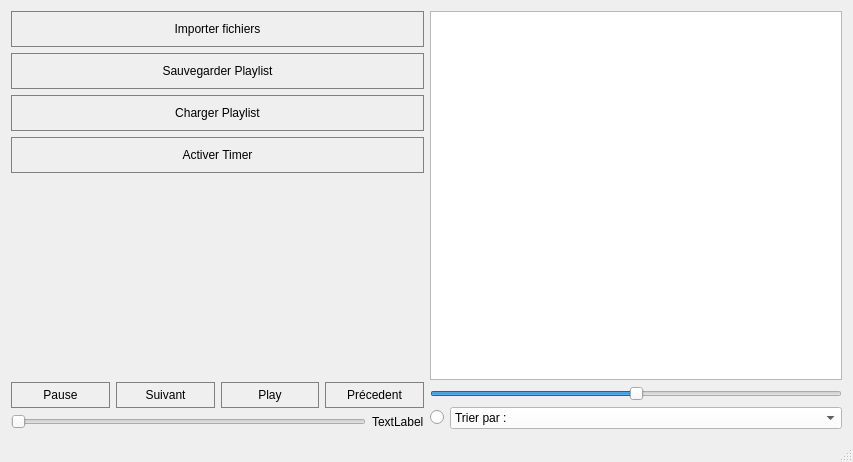
<?xml version="1.0" encoding="UTF-8"?>
<ui version="4.0">
 <class>MainWindow</class>
 <widget class="QMainWindow" name="MainWindow">
  <property name="geometry">
   <rect>
    <x>0</x>
    <y>0</y>
    <width>853</width>
    <height>462</height>
   </rect>
  </property>
  <property name="sizePolicy">
   <sizepolicy hsizetype="Expanding" vsizetype="Expanding">
    <horstretch>0</horstretch>
    <verstretch>0</verstretch>
   </sizepolicy>
  </property>
  <property name="minimumSize">
   <size>
    <width>200</width>
    <height>200</height>
   </size>
  </property>
  <property name="windowTitle">
   <string>MainWindow</string>
  </property>
  <property name="styleSheet">
   <string notr="true">background-color: white;
QPushButton {
	padding: 10px;
	border-style: solid;
	border-width: 1px;
	border-color: grey;
}</string>
  </property>
  <widget class="QWidget" name="centralWidget">
   <property name="sizePolicy">
    <sizepolicy hsizetype="Expanding" vsizetype="Expanding">
     <horstretch>0</horstretch>
     <verstretch>0</verstretch>
    </sizepolicy>
   </property>
   <layout class="QHBoxLayout" name="horizontalLayout_4">
    <item>
     <layout class="QHBoxLayout" name="horizontalLayout">
      <property name="sizeConstraint">
       <enum>QLayout::SetNoConstraint</enum>
      </property>
      <item>
       <layout class="QVBoxLayout" name="verticalLayout">
        <item>
         <widget class="QPushButton" name="button_import">
          <property name="enabled">
           <bool>true</bool>
          </property>
          <property name="styleSheet">
           <string notr="true">padding: 10px;
border-style: solid;
border-width: 1px;
border-color: grey;</string>
          </property>
          <property name="text">
           <string>Importer fichiers</string>
          </property>
         </widget>
        </item>
        <item>
         <widget class="QPushButton" name="button_save">
          <property name="styleSheet">
           <string notr="true">padding: 10px;
border-style: solid;
border-width: 1px;
border-color: grey;</string>
          </property>
          <property name="text">
           <string>Sauvegarder Playlist</string>
          </property>
         </widget>
        </item>
        <item>
         <widget class="QPushButton" name="button_load">
          <property name="styleSheet">
           <string notr="true">padding: 10px;
border-style: solid;
border-width: 1px;
border-color: grey;</string>
          </property>
          <property name="text">
           <string>Charger Playlist</string>
          </property>
         </widget>
        </item>
        <item>
         <widget class="QPushButton" name="button_timer">
          <property name="styleSheet">
           <string notr="true">padding: 10px;
border-style: solid;
border-width: 1px;
border-color: grey;</string>
          </property>
          <property name="text">
           <string>Activer Timer</string>
          </property>
         </widget>
        </item>
        <item>
         <spacer name="verticalSpacer">
          <property name="orientation">
           <enum>Qt::Vertical</enum>
          </property>
          <property name="sizeHint" stdset="0">
           <size>
            <width>20</width>
            <height>40</height>
           </size>
          </property>
         </spacer>
        </item>
        <item>
         <layout class="QHBoxLayout" name="horizontalLayout_2">
          <item>
           <widget class="QPushButton" name="button_pause">
            <property name="styleSheet">
             <string notr="true">border-style: solid;
border-width: 1px;
border-color: grey;
padding: 5px;</string>
            </property>
            <property name="text">
             <string>Pause</string>
            </property>
            <property name="icon">
             <iconset>
              <normaloff>pause.png</normaloff>pause.png</iconset>
            </property>
           </widget>
          </item>
          <item>
           <widget class="QPushButton" name="button_next">
            <property name="styleSheet">
             <string notr="true">border-style: solid;
border-width: 1px;
border-color: grey;
padding: 5px;</string>
            </property>
            <property name="text">
             <string>Suivant</string>
            </property>
            <property name="icon">
             <iconset>
              <normaloff>next.png</normaloff>next.png</iconset>
            </property>
           </widget>
          </item>
          <item>
           <widget class="QPushButton" name="button_play">
            <property name="styleSheet">
             <string notr="true">border-style: solid;
border-width: 1px;
border-color: grey;
padding: 5px;</string>
            </property>
            <property name="text">
             <string>Play</string>
            </property>
            <property name="icon">
             <iconset>
              <normaloff>play.png</normaloff>play.png</iconset>
            </property>
           </widget>
          </item>
          <item>
           <widget class="QPushButton" name="button_previous">
            <property name="styleSheet">
             <string notr="true">border-style: solid;
border-width: 1px;
border-color: grey;
padding: 5px;</string>
            </property>
            <property name="text">
             <string>Précedent</string>
            </property>
            <property name="icon">
             <iconset>
              <normaloff>previous.png</normaloff>previous.png</iconset>
            </property>
           </widget>
          </item>
         </layout>
        </item>
        <item>
         <layout class="QHBoxLayout" name="horizontalLayout_3">
          <item>
           <widget class="QSlider" name="slider_position">
            <property name="styleSheet">
             <string notr="true">::handle {
	padding: 30px;
}</string>
            </property>
            <property name="orientation">
             <enum>Qt::Horizontal</enum>
            </property>
           </widget>
          </item>
          <item>
           <widget class="QLabel" name="label_duration">
            <property name="text">
             <string>TextLabel</string>
            </property>
           </widget>
          </item>
         </layout>
        </item>
       </layout>
      </item>
      <item>
       <layout class="QVBoxLayout" name="verticalLayout_3">
        <item>
         <widget class="QListWidget" name="list_song"/>
        </item>
        <item>
         <widget class="QSlider" name="slider_volume">
          <property name="maximum">
           <number>100</number>
          </property>
          <property name="value">
           <number>50</number>
          </property>
          <property name="orientation">
           <enum>Qt::Horizontal</enum>
          </property>
         </widget>
        </item>
        <item>
         <layout class="QHBoxLayout" name="repeat_sortby">
          <item>
           <widget class="QRadioButton" name="radio_repeat">
            <property name="text">
             <string/>
            </property>
            <property name="icon">
             <iconset>
              <normaloff>Repeat.png</normaloff>Repeat.png</iconset>
            </property>
           </widget>
          </item>
          <item>
           <widget class="QComboBox" name="combo_sort">
            <property name="enabled">
             <bool>true</bool>
            </property>
            <property name="sizePolicy">
             <sizepolicy hsizetype="Expanding" vsizetype="Fixed">
              <horstretch>0</horstretch>
              <verstretch>0</verstretch>
             </sizepolicy>
            </property>
            <property name="styleSheet">
             <string notr="true">background-color: white;</string>
            </property>
            <item>
             <property name="text">
              <string>Trier par :</string>
             </property>
            </item>
            <item>
             <property name="text">
              <string>Aléatoire</string>
             </property>
            </item>
            <item>
             <property name="text">
              <string>Les moins ecoutés</string>
             </property>
            </item>
           </widget>
          </item>
         </layout>
        </item>
       </layout>
      </item>
     </layout>
    </item>
   </layout>
  </widget>
  <widget class="QStatusBar" name="statusBar"/>
  <widget class="QMenuBar" name="menuBar">
   <property name="geometry">
    <rect>
     <x>0</x>
     <y>0</y>
     <width>853</width>
     <height>21</height>
    </rect>
   </property>
  </widget>
 </widget>
 <layoutdefault spacing="6" margin="11"/>
 <resources/>
 <connections/>
</ui>
